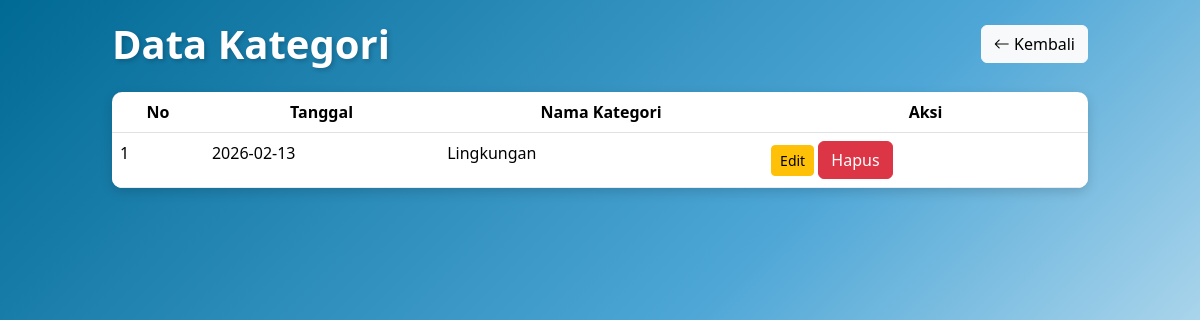
/admin/datakategori.php, run on an earlier commit of the app's database.
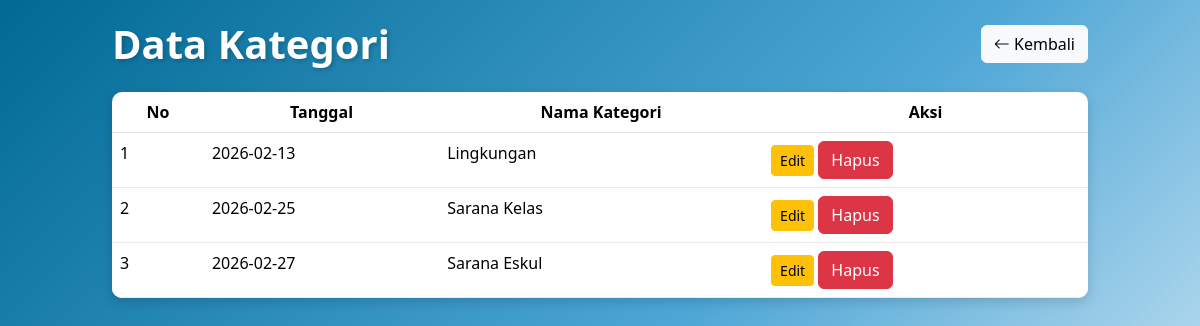
And on a later commit of the database.
### tables this page shows
CREATE TABLE `kategori` (
  `id_kategori` int(5) NOT NULL,
  `tanggal` date NOT NULL DEFAULT current_timestamp(),
  `jenis_kategori` varchar(30) NOT NULL
);

### admin/datakategori.php (the view, shortened to what this page needs)
<?php
include '../koneksi.php';
$querykategori = mysqli_query($koneksi, "SELECT * FROM kategori");
?>
<!Doctype html>
<html lang="en">
<head>
    <link href="https://cdn.jsdelivr.net/npm/bootstrap@5.3.8/dist/css/bootstrap.min.css" rel="stylesheet">
    <link rel="stylesheet" href="https://cdn.jsdelivr.net/npm/bootstrap-icons@1.11.0/font/bootstrap-icons.css">
</head>
<body>
    <div class="container">
        <div class="d-flex justify-content-between align-items-center mb-4">
            <h1 class="mb-0">Data Kategori</h1>
            <a href="halamanadmin.php" class="btn btn-light">
                <i class="bi bi-arrow-left"></i> Kembali
            </a>
        </div>
        <table class="table table-hover">
            <thead>
                <tr>
                    <th>No</th>
                    <th>Tanggal</th>
                    <th>Nama Kategori</th>
                    <th>Aksi</th>
                </tr>
            </thead>
            <tbody>
                <?php
                $no = 1;
                while ($datakategori = mysqli_fetch_array($querykategori)) {
                ?>
                    <tr>
                        <td><?php echo $no++; ?></td>
                        <td><?php echo $datakategori['tanggal']; ?></td>
                        <td><?php echo $datakategori['jenis_kategori']; ?></td>
                        <td>
                            <a href="editdatakategori.php?edit=<?= $datakategori['id_kategori'] ?>" class="btn btn-warning btn-sm">Edit</a>
                            <a href="?hapus=<?= $datakategori['id_kategori'] ?>"
                                class="btn btn-danger"
                                onclick="return confirm('Apakah yakin ingin menghapus kategori ini?');">
                                Hapus
                            </a>
                        </td>
                    </tr>
                <?php } ?>
            </tbody>
        </table>
    </div>
</body>
</html>

What changed in the data, as far as the page shows it:
added kategori: tanggal "2026-02-25", jenis_kategori "Sarana Kelas"
added kategori: tanggal "2026-02-27", jenis_kategori "Sarana Eskul"
